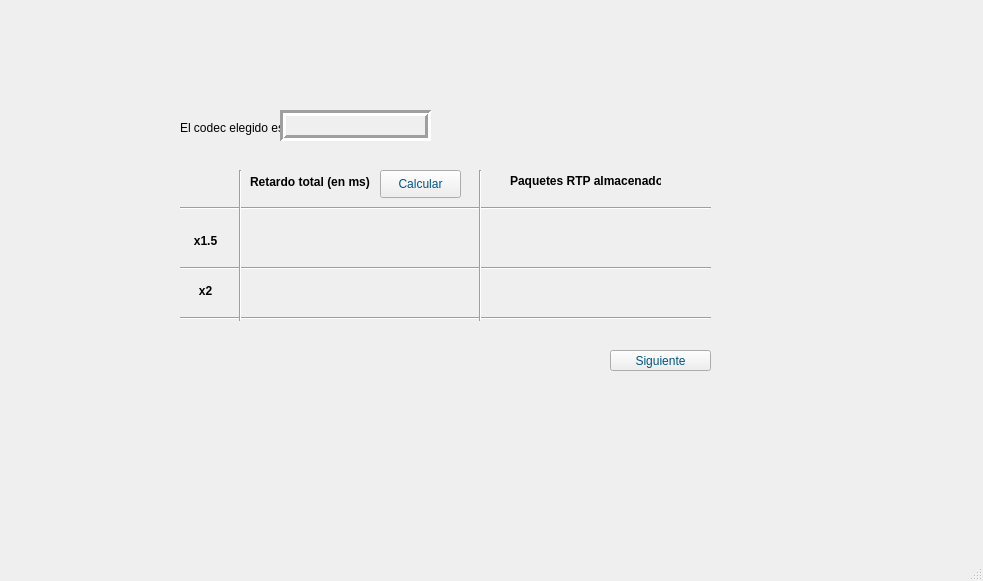
<?xml version="1.0" encoding="UTF-8"?>
<ui version="4.0">
 <class>MainWindow</class>
 <widget class="QMainWindow" name="MainWindow">
  <property name="geometry">
   <rect>
    <x>0</x>
    <y>0</y>
    <width>983</width>
    <height>581</height>
   </rect>
  </property>
  <property name="windowTitle">
   <string>MainWindow</string>
  </property>
  <widget class="QWidget" name="centralwidget">
   <widget class="QStackedWidget" name="stackedWidget">
    <property name="geometry">
     <rect>
      <x>10</x>
      <y>0</y>
      <width>851</width>
      <height>531</height>
     </rect>
    </property>
    <property name="palette">
     <palette>
      <active>
       <colorrole role="AlternateBase">
        <brush brushstyle="SolidPattern">
         <color alpha="255">
          <red>255</red>
          <green>255</green>
          <blue>255</blue>
         </color>
        </brush>
       </colorrole>
      </active>
      <inactive>
       <colorrole role="AlternateBase">
        <brush brushstyle="SolidPattern">
         <color alpha="255">
          <red>255</red>
          <green>255</green>
          <blue>255</blue>
         </color>
        </brush>
       </colorrole>
      </inactive>
      <disabled>
       <colorrole role="AlternateBase">
        <brush brushstyle="SolidPattern">
         <color alpha="255">
          <red>255</red>
          <green>255</green>
          <blue>255</blue>
         </color>
        </brush>
       </colorrole>
      </disabled>
     </palette>
    </property>
    <property name="currentIndex">
     <number>1</number>
    </property>
    <widget class="QWidget" name="page">
     <widget class="QPushButton" name="button_calculoRt">
      <property name="geometry">
       <rect>
        <x>350</x>
        <y>410</y>
        <width>155</width>
        <height>28</height>
       </rect>
      </property>
      <property name="palette">
       <palette>
        <active>
         <colorrole role="WindowText">
          <brush brushstyle="SolidPattern">
           <color alpha="255">
            <red>0</red>
            <green>85</green>
            <blue>127</blue>
           </color>
          </brush>
         </colorrole>
         <colorrole role="ButtonText">
          <brush brushstyle="SolidPattern">
           <color alpha="255">
            <red>0</red>
            <green>85</green>
            <blue>127</blue>
           </color>
          </brush>
         </colorrole>
        </active>
        <inactive>
         <colorrole role="WindowText">
          <brush brushstyle="SolidPattern">
           <color alpha="255">
            <red>0</red>
            <green>85</green>
            <blue>127</blue>
           </color>
          </brush>
         </colorrole>
         <colorrole role="ButtonText">
          <brush brushstyle="SolidPattern">
           <color alpha="255">
            <red>0</red>
            <green>85</green>
            <blue>127</blue>
           </color>
          </brush>
         </colorrole>
        </inactive>
        <disabled>
         <colorrole role="WindowText">
          <brush brushstyle="SolidPattern">
           <color alpha="255">
            <red>0</red>
            <green>42</green>
            <blue>63</blue>
           </color>
          </brush>
         </colorrole>
         <colorrole role="ButtonText">
          <brush brushstyle="SolidPattern">
           <color alpha="255">
            <red>0</red>
            <green>42</green>
            <blue>63</blue>
           </color>
          </brush>
         </colorrole>
        </disabled>
       </palette>
      </property>
      <property name="text">
       <string>Calcular Rt</string>
      </property>
     </widget>
     <widget class="QSpinBox" name="spinBox_Nc">
      <property name="geometry">
       <rect>
        <x>350</x>
        <y>183</y>
        <width>61</width>
        <height>20</height>
       </rect>
      </property>
      <property name="maximum">
       <number>999</number>
      </property>
     </widget>
     <widget class="QLabel" name="label_6">
      <property name="geometry">
       <rect>
        <x>160</x>
        <y>222</y>
        <width>158</width>
        <height>20</height>
       </rect>
      </property>
      <property name="text">
       <string>Número de líneas por cliente (Nl)</string>
      </property>
     </widget>
     <widget class="QDoubleSpinBox" name="spinBox_Pll">
      <property name="geometry">
       <rect>
        <x>350</x>
        <y>300</y>
        <width>61</width>
        <height>20</height>
       </rect>
      </property>
      <property name="maximum">
       <double>100.000000000000000</double>
      </property>
      <property name="singleStep">
       <double>0.010000000000000</double>
      </property>
     </widget>
     <widget class="QLabel" name="label_4">
      <property name="geometry">
       <rect>
        <x>160</x>
        <y>183</y>
        <width>158</width>
        <height>20</height>
       </rect>
      </property>
      <property name="text">
       <string>Número de empresas cliente (Nc)</string>
      </property>
     </widget>
     <widget class="QDoubleSpinBox" name="SpinBox_Tpll">
      <property name="geometry">
       <rect>
        <x>350</x>
        <y>261</y>
        <width>61</width>
        <height>20</height>
       </rect>
      </property>
      <property name="maximum">
       <double>999.990000000000009</double>
      </property>
      <property name="singleStep">
       <double>0.010000000000000</double>
      </property>
     </widget>
     <widget class="QLabel" name="label_7">
      <property name="geometry">
       <rect>
        <x>160</x>
        <y>261</y>
        <width>158</width>
        <height>20</height>
       </rect>
      </property>
      <property name="text">
       <string>Tiempo medio de llamada (Tpll)</string>
      </property>
     </widget>
     <widget class="QLabel" name="label_8">
      <property name="geometry">
       <rect>
        <x>160</x>
        <y>300</y>
        <width>158</width>
        <height>20</height>
       </rect>
      </property>
      <property name="text">
       <string>Probabilidad llamada (Pll)</string>
      </property>
     </widget>
     <widget class="QSpinBox" name="spinBox_Nl">
      <property name="geometry">
       <rect>
        <x>350</x>
        <y>222</y>
        <width>61</width>
        <height>20</height>
       </rect>
      </property>
      <property name="maximum">
       <number>999</number>
      </property>
     </widget>
     <widget class="QLabel" name="label_13">
      <property name="geometry">
       <rect>
        <x>510</x>
        <y>340</y>
        <width>81</width>
        <height>20</height>
       </rect>
      </property>
      <property name="text">
       <string>Jitter total (J)</string>
      </property>
     </widget>
     <widget class="QDoubleSpinBox" name="spinBox_BWres">
      <property name="geometry">
       <rect>
        <x>350</x>
        <y>340</y>
        <width>61</width>
        <height>20</height>
       </rect>
      </property>
      <property name="maximum">
       <double>9999.000000000000000</double>
      </property>
      <property name="singleStep">
       <double>0.010000000000000</double>
      </property>
     </widget>
     <widget class="QLabel" name="label_11">
      <property name="geometry">
       <rect>
        <x>510</x>
        <y>260</y>
        <width>101</width>
        <height>20</height>
       </rect>
      </property>
      <property name="text">
       <string>Retardo total (Rt)</string>
      </property>
     </widget>
     <widget class="QLabel" name="label_10">
      <property name="geometry">
       <rect>
        <x>160</x>
        <y>340</y>
        <width>179</width>
        <height>20</height>
       </rect>
      </property>
      <property name="text">
       <string>Ancho de banda de reserva (BWres)</string>
      </property>
     </widget>
     <widget class="QLabel" name="label_12">
      <property name="geometry">
       <rect>
        <x>510</x>
        <y>300</y>
        <width>101</width>
        <height>20</height>
       </rect>
      </property>
      <property name="text">
       <string>Retardo de red (Rr)</string>
      </property>
     </widget>
     <widget class="QDoubleSpinBox" name="spinBox_jitter">
      <property name="geometry">
       <rect>
        <x>630</x>
        <y>340</y>
        <width>61</width>
        <height>20</height>
       </rect>
      </property>
      <property name="maximum">
       <double>999.990000000000009</double>
      </property>
      <property name="singleStep">
       <double>0.010000000000000</double>
      </property>
     </widget>
     <widget class="QDoubleSpinBox" name="spinBox_Rt">
      <property name="geometry">
       <rect>
        <x>630</x>
        <y>260</y>
        <width>61</width>
        <height>20</height>
       </rect>
      </property>
      <property name="maximum">
       <double>999.990000000000009</double>
      </property>
      <property name="singleStep">
       <double>0.010000000000000</double>
      </property>
     </widget>
     <widget class="QDoubleSpinBox" name="spinBox_Rr">
      <property name="geometry">
       <rect>
        <x>630</x>
        <y>300</y>
        <width>61</width>
        <height>20</height>
       </rect>
      </property>
      <property name="maximum">
       <double>999.990000000000009</double>
      </property>
      <property name="singleStep">
       <double>0.010000000000000</double>
      </property>
     </widget>
     <widget class="QSpinBox" name="spinBox_MOS">
      <property name="geometry">
       <rect>
        <x>542</x>
        <y>180</y>
        <width>51</width>
        <height>20</height>
       </rect>
      </property>
      <property name="minimum">
       <number>1</number>
      </property>
      <property name="maximum">
       <number>5</number>
      </property>
     </widget>
     <widget class="QLabel" name="label">
      <property name="geometry">
       <rect>
        <x>510</x>
        <y>180</y>
        <width>22</width>
        <height>20</height>
       </rect>
      </property>
      <property name="text">
       <string>MOS</string>
      </property>
     </widget>
     <widget class="QLabel" name="label_3">
      <property name="geometry">
       <rect>
        <x>160</x>
        <y>140</y>
        <width>171</width>
        <height>16</height>
       </rect>
      </property>
      <property name="font">
       <font>
        <weight>75</weight>
        <bold>true</bold>
        <underline>true</underline>
       </font>
      </property>
      <property name="text">
       <string>Parámetros de la aplicación</string>
      </property>
     </widget>
     <widget class="QLabel" name="label_5">
      <property name="geometry">
       <rect>
        <x>510</x>
        <y>140</y>
        <width>51</width>
        <height>16</height>
       </rect>
      </property>
      <property name="font">
       <font>
        <weight>75</weight>
        <bold>true</bold>
        <underline>true</underline>
       </font>
      </property>
      <property name="text">
       <string>QoE</string>
      </property>
     </widget>
     <widget class="QLabel" name="label_9">
      <property name="geometry">
       <rect>
        <x>510</x>
        <y>230</y>
        <width>41</width>
        <height>16</height>
       </rect>
      </property>
      <property name="font">
       <font>
        <weight>75</weight>
        <bold>true</bold>
        <underline>true</underline>
       </font>
      </property>
      <property name="text">
       <string>QoS</string>
      </property>
     </widget>
    </widget>
    <widget class="QWidget" name="page_2">
     <widget class="QPushButton" name="button_calcularRt">
      <property name="geometry">
       <rect>
        <x>370</x>
        <y>170</y>
        <width>81</width>
        <height>28</height>
       </rect>
      </property>
      <property name="palette">
       <palette>
        <active>
         <colorrole role="WindowText">
          <brush brushstyle="SolidPattern">
           <color alpha="255">
            <red>0</red>
            <green>85</green>
            <blue>127</blue>
           </color>
          </brush>
         </colorrole>
         <colorrole role="ButtonText">
          <brush brushstyle="SolidPattern">
           <color alpha="255">
            <red>0</red>
            <green>85</green>
            <blue>127</blue>
           </color>
          </brush>
         </colorrole>
        </active>
        <inactive>
         <colorrole role="WindowText">
          <brush brushstyle="SolidPattern">
           <color alpha="255">
            <red>0</red>
            <green>85</green>
            <blue>127</blue>
           </color>
          </brush>
         </colorrole>
         <colorrole role="ButtonText">
          <brush brushstyle="SolidPattern">
           <color alpha="255">
            <red>0</red>
            <green>85</green>
            <blue>127</blue>
           </color>
          </brush>
         </colorrole>
        </inactive>
        <disabled>
         <colorrole role="WindowText">
          <brush brushstyle="SolidPattern">
           <color alpha="255">
            <red>0</red>
            <green>42</green>
            <blue>63</blue>
           </color>
          </brush>
         </colorrole>
         <colorrole role="ButtonText">
          <brush brushstyle="SolidPattern">
           <color alpha="255">
            <red>0</red>
            <green>42</green>
            <blue>63</blue>
           </color>
          </brush>
         </colorrole>
        </disabled>
       </palette>
      </property>
      <property name="text">
       <string>Calcular</string>
      </property>
     </widget>
     <widget class="QLabel" name="label_26">
      <property name="geometry">
       <rect>
        <x>240</x>
        <y>160</y>
        <width>131</width>
        <height>43</height>
       </rect>
      </property>
      <property name="font">
       <font>
        <weight>75</weight>
        <bold>true</bold>
       </font>
      </property>
      <property name="text">
       <string>Retardo total (en ms)</string>
      </property>
     </widget>
     <widget class="QLabel" name="label_31">
      <property name="geometry">
       <rect>
        <x>500</x>
        <y>160</y>
        <width>151</width>
        <height>42</height>
       </rect>
      </property>
      <property name="font">
       <font>
        <weight>75</weight>
        <bold>true</bold>
       </font>
      </property>
      <property name="text">
       <string>Paquetes RTP almacenados</string>
      </property>
     </widget>
     <widget class="QLabel" name="label_29">
      <property name="geometry">
       <rect>
        <x>140</x>
        <y>220</y>
        <width>111</width>
        <height>42</height>
       </rect>
      </property>
      <property name="font">
       <font>
        <weight>75</weight>
        <bold>true</bold>
       </font>
      </property>
      <property name="text">
       <string>x1.5</string>
      </property>
      <property name="alignment">
       <set>Qt::AlignCenter</set>
      </property>
     </widget>
     <widget class="QLabel" name="label_30">
      <property name="geometry">
       <rect>
        <x>150</x>
        <y>270</y>
        <width>91</width>
        <height>42</height>
       </rect>
      </property>
      <property name="font">
       <font>
        <weight>75</weight>
        <bold>true</bold>
       </font>
      </property>
      <property name="text">
       <string>x2</string>
      </property>
      <property name="alignment">
       <set>Qt::AlignCenter</set>
      </property>
     </widget>
     <widget class="QLabel" name="label_RetardoTotal_15">
      <property name="geometry">
       <rect>
        <x>280</x>
        <y>220</y>
        <width>131</width>
        <height>41</height>
       </rect>
      </property>
      <property name="text">
       <string/>
      </property>
      <property name="alignment">
       <set>Qt::AlignCenter</set>
      </property>
     </widget>
     <widget class="QLabel" name="label_paquetesRTP_15">
      <property name="geometry">
       <rect>
        <x>530</x>
        <y>220</y>
        <width>91</width>
        <height>31</height>
       </rect>
      </property>
      <property name="text">
       <string/>
      </property>
      <property name="alignment">
       <set>Qt::AlignCenter</set>
      </property>
     </widget>
     <widget class="QLabel" name="label_RetardoTotal_2">
      <property name="geometry">
       <rect>
        <x>280</x>
        <y>270</y>
        <width>131</width>
        <height>41</height>
       </rect>
      </property>
      <property name="text">
       <string/>
      </property>
      <property name="alignment">
       <set>Qt::AlignCenter</set>
      </property>
     </widget>
     <widget class="QLabel" name="label_paquetesRTP_2">
      <property name="geometry">
       <rect>
        <x>530</x>
        <y>280</y>
        <width>91</width>
        <height>31</height>
       </rect>
      </property>
      <property name="text">
       <string/>
      </property>
      <property name="alignment">
       <set>Qt::AlignCenter</set>
      </property>
     </widget>
     <widget class="QPushButton" name="button_siguiente">
      <property name="geometry">
       <rect>
        <x>600</x>
        <y>350</y>
        <width>101</width>
        <height>21</height>
       </rect>
      </property>
      <property name="palette">
       <palette>
        <active>
         <colorrole role="WindowText">
          <brush brushstyle="SolidPattern">
           <color alpha="255">
            <red>0</red>
            <green>85</green>
            <blue>127</blue>
           </color>
          </brush>
         </colorrole>
         <colorrole role="ButtonText">
          <brush brushstyle="SolidPattern">
           <color alpha="255">
            <red>0</red>
            <green>85</green>
            <blue>127</blue>
           </color>
          </brush>
         </colorrole>
        </active>
        <inactive>
         <colorrole role="WindowText">
          <brush brushstyle="SolidPattern">
           <color alpha="255">
            <red>0</red>
            <green>85</green>
            <blue>127</blue>
           </color>
          </brush>
         </colorrole>
         <colorrole role="ButtonText">
          <brush brushstyle="SolidPattern">
           <color alpha="255">
            <red>0</red>
            <green>85</green>
            <blue>127</blue>
           </color>
          </brush>
         </colorrole>
        </inactive>
        <disabled>
         <colorrole role="WindowText">
          <brush brushstyle="SolidPattern">
           <color alpha="255">
            <red>0</red>
            <green>42</green>
            <blue>63</blue>
           </color>
          </brush>
         </colorrole>
         <colorrole role="ButtonText">
          <brush brushstyle="SolidPattern">
           <color alpha="255">
            <red>0</red>
            <green>42</green>
            <blue>63</blue>
           </color>
          </brush>
         </colorrole>
        </disabled>
       </palette>
      </property>
      <property name="text">
       <string>Siguiente</string>
      </property>
     </widget>
     <widget class="Line" name="line">
      <property name="geometry">
       <rect>
        <x>170</x>
        <y>200</y>
        <width>531</width>
        <height>16</height>
       </rect>
      </property>
      <property name="orientation">
       <enum>Qt::Horizontal</enum>
      </property>
     </widget>
     <widget class="Line" name="line_2">
      <property name="geometry">
       <rect>
        <x>170</x>
        <y>260</y>
        <width>531</width>
        <height>16</height>
       </rect>
      </property>
      <property name="orientation">
       <enum>Qt::Horizontal</enum>
      </property>
     </widget>
     <widget class="Line" name="line_3">
      <property name="geometry">
       <rect>
        <x>170</x>
        <y>310</y>
        <width>531</width>
        <height>16</height>
       </rect>
      </property>
      <property name="orientation">
       <enum>Qt::Horizontal</enum>
      </property>
     </widget>
     <widget class="Line" name="line_4">
      <property name="geometry">
       <rect>
        <x>460</x>
        <y>170</y>
        <width>20</width>
        <height>151</height>
       </rect>
      </property>
      <property name="orientation">
       <enum>Qt::Vertical</enum>
      </property>
     </widget>
     <widget class="Line" name="line_5">
      <property name="geometry">
       <rect>
        <x>220</x>
        <y>170</y>
        <width>20</width>
        <height>151</height>
       </rect>
      </property>
      <property name="font">
       <font>
        <weight>75</weight>
        <bold>true</bold>
       </font>
      </property>
      <property name="orientation">
       <enum>Qt::Vertical</enum>
      </property>
     </widget>
     <widget class="QLabel" name="label_15">
      <property name="geometry">
       <rect>
        <x>170</x>
        <y>120</y>
        <width>101</width>
        <height>16</height>
       </rect>
      </property>
      <property name="text">
       <string>El codec elegido es:</string>
      </property>
     </widget>
     <widget class="QLabel" name="label_CODEC_2">
      <property name="geometry">
       <rect>
        <x>270</x>
        <y>110</y>
        <width>151</width>
        <height>31</height>
       </rect>
      </property>
      <property name="font">
       <font>
        <weight>75</weight>
        <bold>true</bold>
       </font>
      </property>
      <property name="frameShape">
       <enum>QFrame::Box</enum>
      </property>
      <property name="frameShadow">
       <enum>QFrame::Sunken</enum>
      </property>
      <property name="lineWidth">
       <number>3</number>
      </property>
      <property name="text">
       <string/>
      </property>
     </widget>
    </widget>
    <widget class="QWidget" name="page_3">
     <widget class="QPushButton" name="button_BHT">
      <property name="geometry">
       <rect>
        <x>80</x>
        <y>150</y>
        <width>131</width>
        <height>21</height>
       </rect>
      </property>
      <property name="palette">
       <palette>
        <active>
         <colorrole role="ButtonText">
          <brush brushstyle="SolidPattern">
           <color alpha="255">
            <red>0</red>
            <green>85</green>
            <blue>127</blue>
           </color>
          </brush>
         </colorrole>
        </active>
        <inactive>
         <colorrole role="ButtonText">
          <brush brushstyle="SolidPattern">
           <color alpha="255">
            <red>0</red>
            <green>85</green>
            <blue>127</blue>
           </color>
          </brush>
         </colorrole>
        </inactive>
        <disabled>
         <colorrole role="ButtonText">
          <brush brushstyle="SolidPattern">
           <color alpha="255">
            <red>0</red>
            <green>42</green>
            <blue>63</blue>
           </color>
          </brush>
         </colorrole>
        </disabled>
       </palette>
      </property>
      <property name="text">
       <string>Tráfico durante la BHT</string>
      </property>
     </widget>
     <widget class="QLabel" name="label_BHT">
      <property name="geometry">
       <rect>
        <x>220</x>
        <y>150</y>
        <width>61</width>
        <height>21</height>
       </rect>
      </property>
      <property name="frameShape">
       <enum>QFrame::Box</enum>
      </property>
      <property name="text">
       <string/>
      </property>
     </widget>
     <widget class="QLabel" name="label_53">
      <property name="geometry">
       <rect>
        <x>50</x>
        <y>250</y>
        <width>61</width>
        <height>31</height>
       </rect>
      </property>
      <property name="font">
       <font>
        <weight>75</weight>
        <bold>true</bold>
        <underline>false</underline>
       </font>
      </property>
      <property name="text">
       <string>RTP</string>
      </property>
      <property name="alignment">
       <set>Qt::AlignCenter</set>
      </property>
     </widget>
     <widget class="QLabel" name="label_54">
      <property name="geometry">
       <rect>
        <x>50</x>
        <y>310</y>
        <width>61</width>
        <height>31</height>
       </rect>
      </property>
      <property name="font">
       <font>
        <weight>75</weight>
        <bold>true</bold>
        <underline>false</underline>
       </font>
      </property>
      <property name="text">
       <string>cRTP</string>
      </property>
      <property name="alignment">
       <set>Qt::AlignCenter</set>
      </property>
     </widget>
     <widget class="QPushButton" name="button_BWll">
      <property name="geometry">
       <rect>
        <x>150</x>
        <y>200</y>
        <width>81</width>
        <height>23</height>
       </rect>
      </property>
      <property name="palette">
       <palette>
        <active>
         <colorrole role="ButtonText">
          <brush brushstyle="SolidPattern">
           <color alpha="255">
            <red>0</red>
            <green>85</green>
            <blue>127</blue>
           </color>
          </brush>
         </colorrole>
        </active>
        <inactive>
         <colorrole role="ButtonText">
          <brush brushstyle="SolidPattern">
           <color alpha="255">
            <red>0</red>
            <green>85</green>
            <blue>127</blue>
           </color>
          </brush>
         </colorrole>
        </inactive>
        <disabled>
         <colorrole role="ButtonText">
          <brush brushstyle="SolidPattern">
           <color alpha="255">
            <red>0</red>
            <green>42</green>
            <blue>63</blue>
           </color>
          </brush>
         </colorrole>
        </disabled>
       </palette>
      </property>
      <property name="text">
       <string>BWII</string>
      </property>
     </widget>
     <widget class="QLabel" name="label_BWll_RTP">
      <property name="geometry">
       <rect>
        <x>130</x>
        <y>260</y>
        <width>121</width>
        <height>31</height>
       </rect>
      </property>
      <property name="text">
       <string/>
      </property>
      <property name="alignment">
       <set>Qt::AlignCenter</set>
      </property>
     </widget>
     <widget class="QLabel" name="label_BWll_cRTP">
      <property name="geometry">
       <rect>
        <x>130</x>
        <y>300</y>
        <width>121</width>
        <height>41</height>
       </rect>
      </property>
      <property name="text">
       <string/>
      </property>
      <property name="alignment">
       <set>Qt::AlignCenter</set>
      </property>
     </widget>
     <widget class="QPushButton" name="button_BWSIPTRUNK">
      <property name="geometry">
       <rect>
        <x>300</x>
        <y>200</y>
        <width>81</width>
        <height>23</height>
       </rect>
      </property>
      <property name="palette">
       <palette>
        <active>
         <colorrole role="ButtonText">
          <brush brushstyle="SolidPattern">
           <color alpha="255">
            <red>0</red>
            <green>85</green>
            <blue>127</blue>
           </color>
          </brush>
         </colorrole>
        </active>
        <inactive>
         <colorrole role="ButtonText">
          <brush brushstyle="SolidPattern">
           <color alpha="255">
            <red>0</red>
            <green>85</green>
            <blue>127</blue>
           </color>
          </brush>
         </colorrole>
        </inactive>
        <disabled>
         <colorrole role="ButtonText">
          <brush brushstyle="SolidPattern">
           <color alpha="255">
            <red>0</red>
            <green>42</green>
            <blue>63</blue>
           </color>
          </brush>
         </colorrole>
        </disabled>
       </palette>
      </property>
      <property name="text">
       <string>BWst</string>
      </property>
     </widget>
     <widget class="QLabel" name="label_BWst_RTP">
      <property name="geometry">
       <rect>
        <x>290</x>
        <y>260</y>
        <width>111</width>
        <height>31</height>
       </rect>
      </property>
      <property name="text">
       <string/>
      </property>
      <property name="alignment">
       <set>Qt::AlignCenter</set>
      </property>
      <property name="wordWrap">
       <bool>true</bool>
      </property>
     </widget>
     <widget class="QLabel" name="label_BWst_cRTP">
      <property name="geometry">
       <rect>
        <x>280</x>
        <y>300</y>
        <width>121</width>
        <height>41</height>
       </rect>
      </property>
      <property name="text">
       <string/>
      </property>
      <property name="alignment">
       <set>Qt::AlignCenter</set>
      </property>
     </widget>
     <widget class="QLabel" name="label_16">
      <property name="geometry">
       <rect>
        <x>80</x>
        <y>100</y>
        <width>131</width>
        <height>21</height>
       </rect>
      </property>
      <property name="font">
       <font>
        <weight>75</weight>
        <bold>true</bold>
        <underline>true</underline>
       </font>
      </property>
      <property name="text">
       <string>QoS y Ancho de Banda</string>
      </property>
     </widget>
     <widget class="QComboBox" name="comboBox_CODEC">
      <property name="geometry">
       <rect>
        <x>700</x>
        <y>170</y>
        <width>121</width>
        <height>20</height>
       </rect>
      </property>
      <property name="palette">
       <palette>
        <active>
         <colorrole role="Text">
          <brush brushstyle="SolidPattern">
           <color alpha="255">
            <red>0</red>
            <green>85</green>
            <blue>127</blue>
           </color>
          </brush>
         </colorrole>
         <colorrole role="Base">
          <brush brushstyle="SolidPattern">
           <color alpha="255">
            <red>255</red>
            <green>255</green>
            <blue>255</blue>
           </color>
          </brush>
         </colorrole>
         <colorrole role="AlternateBase">
          <brush brushstyle="SolidPattern">
           <color alpha="255">
            <red>255</red>
            <green>255</green>
            <blue>255</blue>
           </color>
          </brush>
         </colorrole>
         <colorrole role="ToolTipText">
          <brush brushstyle="SolidPattern">
           <color alpha="255">
            <red>255</red>
            <green>255</green>
            <blue>255</blue>
           </color>
          </brush>
         </colorrole>
        </active>
        <inactive>
         <colorrole role="Text">
          <brush brushstyle="SolidPattern">
           <color alpha="255">
            <red>0</red>
            <green>85</green>
            <blue>127</blue>
           </color>
          </brush>
         </colorrole>
         <colorrole role="Base">
          <brush brushstyle="SolidPattern">
           <color alpha="255">
            <red>255</red>
            <green>255</green>
            <blue>255</blue>
           </color>
          </brush>
         </colorrole>
         <colorrole role="AlternateBase">
          <brush brushstyle="SolidPattern">
           <color alpha="255">
            <red>255</red>
            <green>255</green>
            <blue>255</blue>
           </color>
          </brush>
         </colorrole>
         <colorrole role="ToolTipText">
          <brush brushstyle="SolidPattern">
           <color alpha="255">
            <red>255</red>
            <green>255</green>
            <blue>255</blue>
           </color>
          </brush>
         </colorrole>
        </inactive>
        <disabled>
         <colorrole role="Text">
          <brush brushstyle="SolidPattern">
           <color alpha="255">
            <red>0</red>
            <green>42</green>
            <blue>63</blue>
           </color>
          </brush>
         </colorrole>
         <colorrole role="Base">
          <brush brushstyle="SolidPattern">
           <color alpha="255">
            <red>0</red>
            <green>85</green>
            <blue>127</blue>
           </color>
          </brush>
         </colorrole>
         <colorrole role="AlternateBase">
          <brush brushstyle="SolidPattern">
           <color alpha="255">
            <red>255</red>
            <green>255</green>
            <blue>255</blue>
           </color>
          </brush>
         </colorrole>
         <colorrole role="ToolTipText">
          <brush brushstyle="SolidPattern">
           <color alpha="255">
            <red>255</red>
            <green>255</green>
            <blue>255</blue>
           </color>
          </brush>
         </colorrole>
        </disabled>
       </palette>
      </property>
      <item>
       <property name="text">
        <string>G.711 (64 Kbps)</string>
       </property>
      </item>
      <item>
       <property name="text">
        <string>G.729 (8 Kbps)</string>
       </property>
      </item>
      <item>
       <property name="text">
        <string>G.723.1 (6.3 Kbps)</string>
       </property>
      </item>
      <item>
       <property name="text">
        <string>G.723.1 (5.3 Kbps)</string>
       </property>
      </item>
      <item>
       <property name="text">
        <string>G.726 (32 Kbps)</string>
       </property>
      </item>
      <item>
       <property name="text">
        <string>G.726 (24 Kbps)</string>
       </property>
      </item>
      <item>
       <property name="text">
        <string>G.728 (16 Kbps)</string>
       </property>
      </item>
      <item>
       <property name="text">
        <string>G.722_64k (64 Kbps)</string>
       </property>
      </item>
      <item>
       <property name="text">
        <string>ilbc_mode_20 (15.2 Kbps)</string>
       </property>
      </item>
      <item>
       <property name="text">
        <string>ilbc_mode_30 (13.33 Kbps)</string>
       </property>
      </item>
     </widget>
     <widget class="QLabel" name="label_56">
      <property name="geometry">
       <rect>
        <x>470</x>
        <y>230</y>
        <width>261</width>
        <height>23</height>
       </rect>
      </property>
      <property name="text">
       <string>O si lo prefiere, cambiar los parametros de entrada:</string>
      </property>
     </widget>
     <widget class="QPushButton" name="button_cambiarParametros">
      <property name="geometry">
       <rect>
        <x>730</x>
        <y>230</y>
        <width>91</width>
        <height>23</height>
       </rect>
      </property>
      <property name="palette">
       <palette>
        <active>
         <colorrole role="ButtonText">
          <brush brushstyle="SolidPattern">
           <color alpha="255">
            <red>0</red>
            <green>85</green>
            <blue>127</blue>
           </color>
          </brush>
         </colorrole>
        </active>
        <inactive>
         <colorrole role="ButtonText">
          <brush brushstyle="SolidPattern">
           <color alpha="255">
            <red>0</red>
            <green>85</green>
            <blue>127</blue>
           </color>
          </brush>
         </colorrole>
        </inactive>
        <disabled>
         <colorrole role="ButtonText">
          <brush brushstyle="SolidPattern">
           <color alpha="255">
            <red>0</red>
            <green>42</green>
            <blue>63</blue>
           </color>
          </brush>
         </colorrole>
        </disabled>
       </palette>
      </property>
      <property name="text">
       <string>Volver al inicio</string>
      </property>
     </widget>
     <widget class="QLabel" name="label_17">
      <property name="geometry">
       <rect>
        <x>510</x>
        <y>100</y>
        <width>131</width>
        <height>21</height>
       </rect>
      </property>
      <property name="font">
       <font>
        <weight>75</weight>
        <bold>true</bold>
        <underline>true</underline>
       </font>
      </property>
      <property name="text">
       <string>Optimización</string>
      </property>
     </widget>
     <widget class="Line" name="line_6">
      <property name="geometry">
       <rect>
        <x>60</x>
        <y>240</y>
        <width>341</width>
        <height>16</height>
       </rect>
      </property>
      <property name="orientation">
       <enum>Qt::Horizontal</enum>
      </property>
     </widget>
     <widget class="Line" name="line_7">
      <property name="geometry">
       <rect>
        <x>60</x>
        <y>290</y>
        <width>341</width>
        <height>16</height>
       </rect>
      </property>
      <property name="orientation">
       <enum>Qt::Horizontal</enum>
      </property>
     </widget>
     <widget class="Line" name="line_8">
      <property name="geometry">
       <rect>
        <x>110</x>
        <y>200</y>
        <width>20</width>
        <height>141</height>
       </rect>
      </property>
      <property name="orientation">
       <enum>Qt::Vertical</enum>
      </property>
     </widget>
     <widget class="Line" name="line_9">
      <property name="geometry">
       <rect>
        <x>260</x>
        <y>200</y>
        <width>20</width>
        <height>141</height>
       </rect>
      </property>
      <property name="orientation">
       <enum>Qt::Vertical</enum>
      </property>
     </widget>
     <widget class="Line" name="line_10">
      <property name="geometry">
       <rect>
        <x>440</x>
        <y>60</y>
        <width>16</width>
        <height>351</height>
       </rect>
      </property>
      <property name="orientation">
       <enum>Qt::Vertical</enum>
      </property>
     </widget>
     <widget class="QLabel" name="label_18">
      <property name="geometry">
       <rect>
        <x>470</x>
        <y>150</y>
        <width>301</width>
        <height>21</height>
       </rect>
      </property>
      <property name="text">
       <string>Si no se cumplien los requisitos de QoE/QoS/GoS introducidos</string>
      </property>
     </widget>
     <widget class="QLabel" name="label_19">
      <property name="geometry">
       <rect>
        <x>470</x>
        <y>170</y>
        <width>241</width>
        <height>21</height>
       </rect>
      </property>
      <property name="text">
       <string> puede elegir otro códec y repetir los cálculos:</string>
      </property>
     </widget>
     <widget class="QLabel" name="label_2">
      <property name="geometry">
       <rect>
        <x>170</x>
        <y>230</y>
        <width>47</width>
        <height>13</height>
       </rect>
      </property>
      <property name="text">
       <string>En Kbps</string>
      </property>
     </widget>
     <widget class="QLabel" name="label_14">
      <property name="geometry">
       <rect>
        <x>320</x>
        <y>230</y>
        <width>47</width>
        <height>13</height>
       </rect>
      </property>
      <property name="text">
       <string>En Kbps</string>
      </property>
     </widget>
     <widget class="QPushButton" name="button_correo">
      <property name="geometry">
       <rect>
        <x>600</x>
        <y>320</y>
        <width>91</width>
        <height>21</height>
       </rect>
      </property>
      <property name="text">
       <string>Enviar correo</string>
      </property>
     </widget>
    </widget>
   </widget>
  </widget>
  <widget class="QMenuBar" name="menubar">
   <property name="geometry">
    <rect>
     <x>0</x>
     <y>0</y>
     <width>983</width>
     <height>21</height>
    </rect>
   </property>
  </widget>
  <widget class="QStatusBar" name="statusbar"/>
 </widget>
 <resources/>
 <connections/>
</ui>
